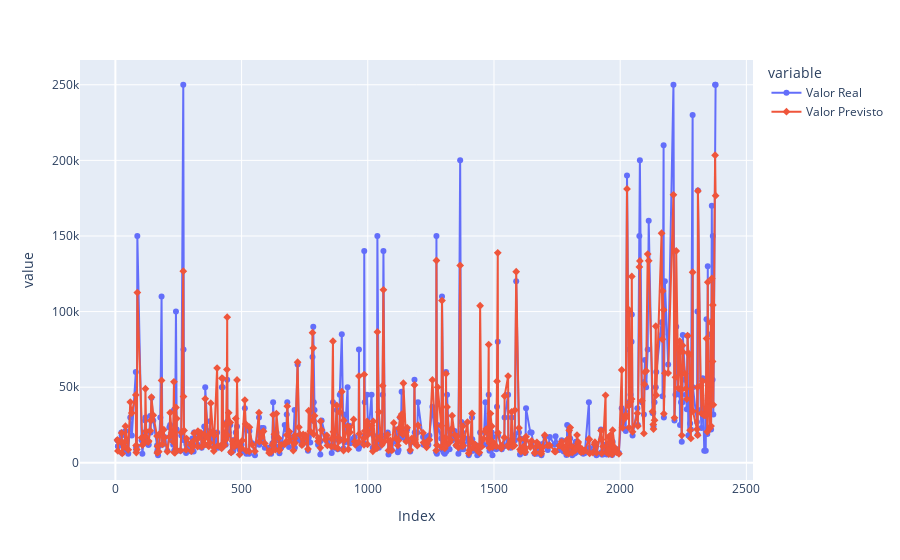

The cell this chart's notebook holds for it:
### Code cell
px.line(dfc, x='Index', y=['Valor Real', 'Valor Previsto'], color='variable', symbol='variable')

### Figure 1 — Plotly figure (JSON) as saved in the notebook; plotly's stock layout.template omitted (floating-point values rounded to 4 significant figures; data arrays with more than 128 entries replaced by an {"elided": "..."} marker saying what was removed)
{"data": [{"hovertemplate": "variable=Valor Real<br>Index=%{x}<br>value=%{y}<extra></extra>", "legendgroup": "Valor Real", "line": {"color": "#636efa", "dash": "solid"}, "marker": {"symbol": "circle"}, "mode": "lines+markers", "name": "Valor Real", "orientation": "v", "showlegend": true, "type": "scatter", "x": {"elided": "480 int values"}, "xaxis": "x", "y": {"elided": "480 int values"}, "yaxis": "y"}, {"hovertemplate": "variable=Valor Previsto<br>Index=%{x}<br>value=%{y}<extra></extra>", "legendgroup": "Valor Previsto", "line": {"color": "#EF553B", "dash": "solid"}, "marker": {"symbol": "diamond"}, "mode": "lines+markers", "name": "Valor Previsto", "orientation": "v", "showlegend": true, "type": "scatter", "x": {"elided": "480 int values"}, "xaxis": "x", "y": {"elided": "480 int values"}, "yaxis": "y"}], "layout": {"legend": {"title": {"text": "variable"}, "tracegroupgap": 0}, "margin": {"t": 60}, "xaxis": {"anchor": "y", "domain": [0, 1], "title": {"text": "Index"}}, "yaxis": {"anchor": "x", "domain": [0, 1], "title": {"text": "value"}}}}
